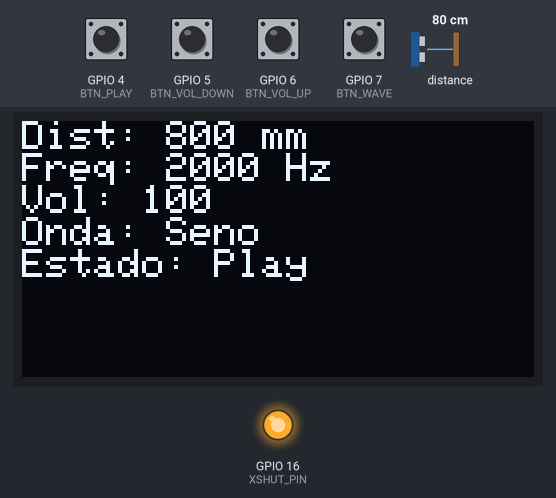
Recording of a program running on a simulated ESP32-S3. Shown: 128×64 one-colour display, output pins drawn as LEDs (lit = HIGH). Inputs (shaded band) come from the test bench; at power-on: GPIO 4 (BTN_PLAY), GPIO 5 (BTN_VOL_DOWN), GPIO 6 (BTN_VOL_UP), GPIO 7 (BTN_WAVE) HIGH, distance to the obstacle 80 cm. I2S audio is not simulated (input reads silence); nothing arrives over Bluetooth unless stated; a phone connects over Bluetooth LE 3 s after start; what the program prints to the serial monitor is not drawn.

Above: at 1.3 s.
1.4 s: GPIO 4 (BTN_PLAY) pulled LOW for 0.15 s
At 2.4 s:
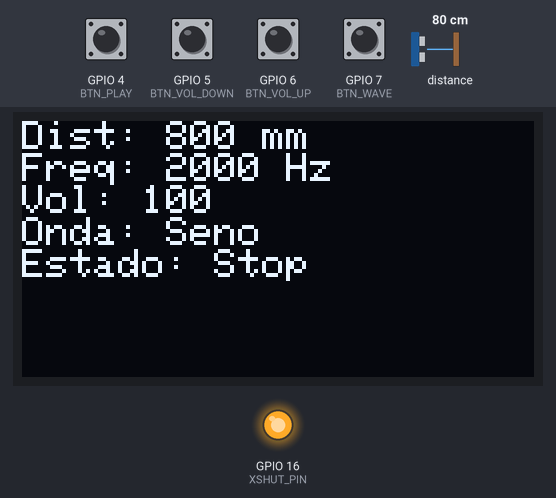
3.0 s: GPIO 7 (BTN_WAVE) pulled LOW for 0.15 s
At 3.5 s:
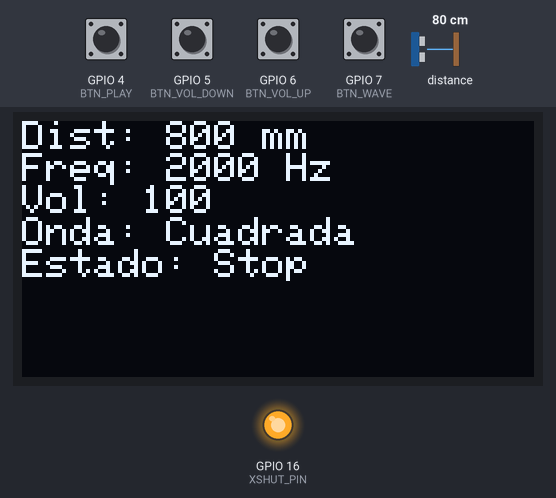
4.6 s: GPIO 4 (BTN_PLAY) pulled LOW for 1 s
At 5.9 s:
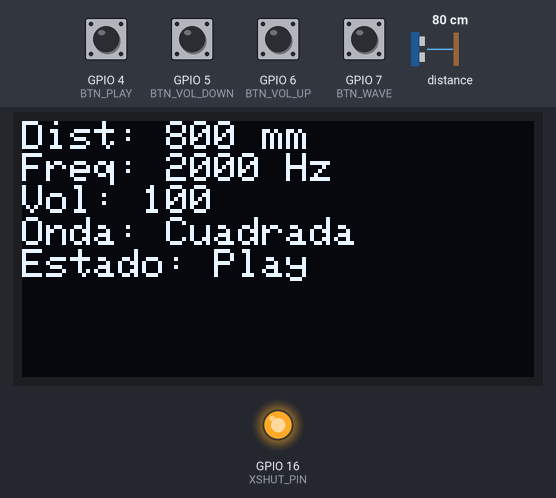
7.1 s: GPIO 7 (BTN_WAVE) pulled LOW for 1 s
At 7.8 s:
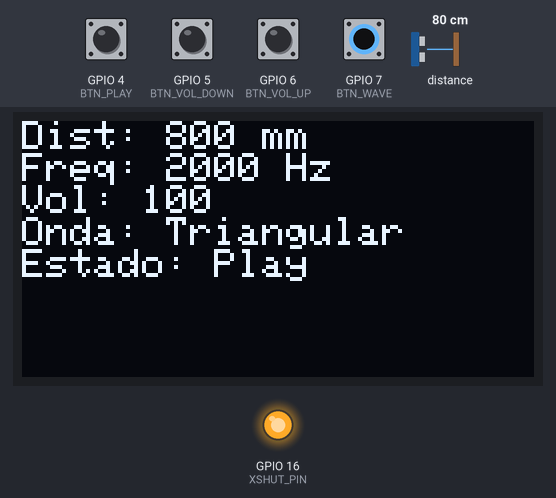
9.6 s: GPIO 4 (BTN_PLAY) pulled LOW for 0.15 s
At 10.9 s:
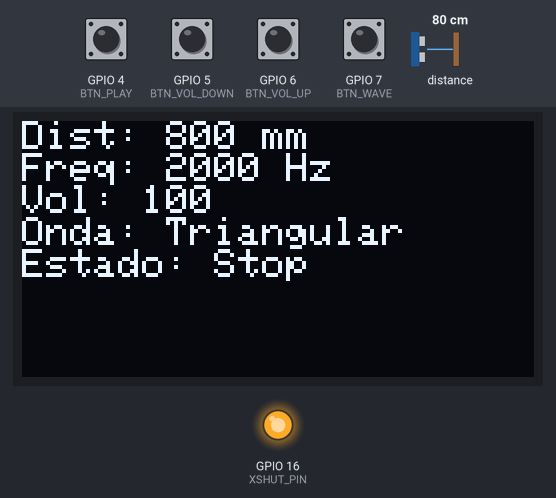
11.2 s: GPIO 5 (BTN_VOL_DOWN) pulled LOW for 0.15 s
At 11.7 s:
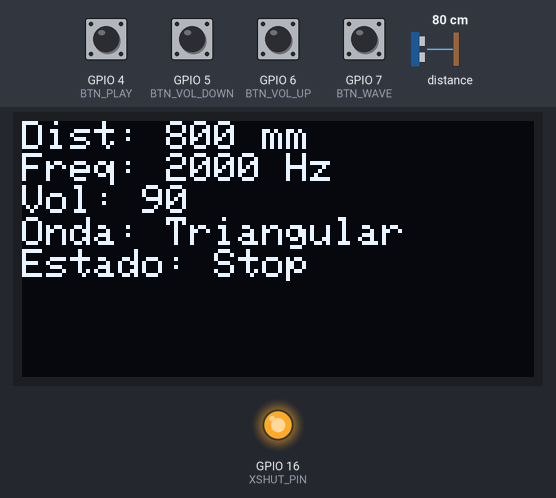
Timing chart, 0 to 13.8 s (numbered marks = the images above; inputs shaded):
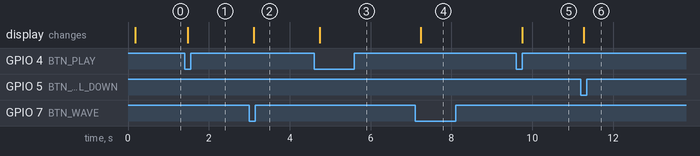

Measured:
- after the input at 1.4 s, the display: changes after 0.08 s (image 1)
- after the input at 3.0 s, the display: changes after 0.11 s (image 2)
- after the input at 4.6 s, the display: changes after 0.14 s (image 3)
- after the input at 7.1 s, the display: changes after 0.14 s (image 4)
- after the input at 9.6 s, the display: changes after 0.15 s (image 5)
- after the input at 11.2 s, the display: changes after 0.07 s (image 6)

The program:

main.cpp
```cpp
#define MODO_SIMULACION false  // ← cambia a false cuando tengas el hardware real

#include <Arduino.h>
#include <Wire.h>
#include <Adafruit_SSD1306.h>
#include <Adafruit_VL53L0X.h>
#include <driver/i2s.h>
#include <math.h>
#include "botones.h"
#include "ble.h" //APP

// === OLED ===
#define SCREEN_WIDTH 128
#define SCREEN_HEIGHT 64
#define OLED_RESET -1
Adafruit_SSD1306 display(SCREEN_WIDTH, SCREEN_HEIGHT, &Wire, OLED_RESET);

// === I2C ===
#define SDA_PIN 18
#define SCL_PIN 17
#define XSHUT_PIN 16

// === VL53L0X ===
Adafruit_VL53L0X lox = Adafruit_VL53L0X();

// === I2S AUDIO ===
#define I2S_DOUT 35
#define I2S_BCLK 37
#define I2S_LRC  36
#define SAMPLE_RATE 44100
#define AMPLITUDE_MAX 30000
#define BUFFER_SIZE 512

volatile float frecuenciaActual = 440.0;
TaskHandle_t TaskSensor, TaskAudio;

void iniciarAudio() {
  i2s_config_t config = {
    .mode = (i2s_mode_t)(I2S_MODE_MASTER | I2S_MODE_TX),
    .sample_rate = SAMPLE_RATE,
    .bits_per_sample = I2S_BITS_PER_SAMPLE_16BIT,
    .channel_format = I2S_CHANNEL_FMT_ONLY_LEFT,
    .communication_format = I2S_COMM_FORMAT_STAND_I2S,
    .intr_alloc_flags = 0,
    .dma_buf_count = 8,
    .dma_buf_len = 64,
    .use_apll = false,
    .tx_desc_auto_clear = true
  };

  i2s_pin_config_t pin_config = {
    .bck_io_num = I2S_BCLK,
    .ws_io_num = I2S_LRC,
    .data_out_num = I2S_DOUT,
    .data_in_num = I2S_PIN_NO_CHANGE
  };

  i2s_driver_install(I2S_NUM_0, &config, 0, NULL);
  i2s_set_pin(I2S_NUM_0, &pin_config);
  i2s_set_sample_rates(I2S_NUM_0, SAMPLE_RATE);
}

void taudio(void *parameter) {
  static int16_t buffer[BUFFER_SIZE];
  static float fase = 0.0f;

  while (true) {
    if (!isPlaying) {
      vTaskDelay(pdMS_TO_TICKS(10));
      continue;
    }

    float frecuencia = frecuenciaActual;
    float incremento = 2.0f * PI * frecuencia / SAMPLE_RATE;

    for (int i = 0; i < BUFFER_SIZE; i++) {
      float val = 0;
      float factor = 1.0f;  // factor de ajuste por forma de onda

      switch (waveform) {
        case 0:  // seno
          val = sinf(fase);
          factor = 1.0f;
          break;

        case 1:  // cuadrada
          val = fase < PI ? 1.0f : -1.0f;
          factor = 0.15f;  // bajamos mucho la cuadrada
          break;

        case 2:  // triangular
          val = 2.0f * fabs(2.0f * (fase / (2.0f * PI)) - 1.0f) - 1.0f;
          factor = 0.7f;
          break;
      }

      buffer[i] = (int16_t)(AMPLITUDE_MAX * (volume / 100.0f) * val * factor);
      fase += incremento;
      if (fase > 2.0f * PI) fase -= 2.0f * PI;
    }

    size_t bytes_written;
    i2s_write(I2S_NUM_0, buffer, sizeof(buffer), &bytes_written, portMAX_DELAY);
    vTaskDelay(pdMS_TO_TICKS(0));  // sonido más fluido
  }
}

void tsensor(void *parameter) {
  int fakeDist = 100;
  while (true) {
    int distancia = 0;
    int frecuencia = 440;

    if (MODO_SIMULACION) {
      fakeDist += 10;
      if (fakeDist > 400) fakeDist = 100;
      distancia = fakeDist;
      frecuencia = map(distancia, 50, 400, 100, 2000);
    } else {
      VL53L0X_RangingMeasurementData_t measure;
      lox.rangingTest(&measure, false);
      if (measure.RangeStatus != 4) {
        distancia = measure.RangeMilliMeter;
        frecuencia = map(distancia, 50, 400, 100, 2000);
      }
    }

    frecuencia = constrain(frecuencia, 100, 2000);
    frecuenciaActual = frecuencia;

    // Mostrar en OLED si está disponible
    display.clearDisplay();
    display.setCursor(0, 0);
    display.setTextSize(1);
    display.setTextColor(SSD1306_WHITE);
    display.print("Dist: "); display.print(distancia); display.println(" mm");
    display.print("Freq: "); display.print(frecuencia); display.println(" Hz");
    display.print("Vol: "); display.println(volume);
    display.print("Onda: ");
    display.println(waveform == 0 ? "Seno" : waveform == 1 ? "Cuadrada" : "Triangular");
    display.print("Estado: "); display.println(isPlaying ? "Play" : "Stop");
    display.display();

    enviarDatosBLE(distancia, frecuencia, volume, waveform, isPlaying);
    vTaskDelay(pdMS_TO_TICKS(50)); //APP
  }
}

void setup() {
  Serial.begin(115200);
  Wire.begin(SDA_PIN, SCL_PIN);
  iniciarBLE(); //APP
  Serial.println("✔ BLE iniciado correctamente");

  if (!display.begin(SSD1306_SWITCHCAPVCC, 0x3C)) {
    Serial.println("❌ Error OLED");
    while (1);
  }

  display.clearDisplay();
  display.setCursor(0, 0);
  display.println("Iniciando...");
  display.display();

  if (!MODO_SIMULACION) {
    pinMode(XSHUT_PIN, OUTPUT);
    digitalWrite(XSHUT_PIN, LOW); delay(10);
    digitalWrite(XSHUT_PIN, HIGH); delay(50);

    if (!lox.begin()) {
      Serial.println("❌ Error VL53L0X");
      display.clearDisplay();
      display.println("Error VL53L0X");
      display.display();
      while (1);
    }
  }

  iniciarAudio();
  initBotones();

  xTaskCreatePinnedToCore(tsensor, "Sensor", 4096, NULL, 1, &TaskSensor, 1);
  xTaskCreatePinnedToCore(taudio,  "Audio",  4096, NULL, 1, &TaskAudio, 0);
}

void loop() {
  leerBotones();
  delay(50);
}
```

ble.h
```cpp
#pragma once

#include <Arduino.h>

void iniciarBLE();
void enviarDatosBLE(int distancia, float frecuencia, int volumen, int waveform, bool isPlaying);
```

botones.h
```cpp
#ifndef BOTONES_H
#define BOTONES_H

#include <Arduino.h>

// Pines de botones
#define BTN_PLAY     4 //(PLAY)
#define BTN_VOL_UP   6 //(BAJAR)
#define BTN_VOL_DOWN 5 //(SUBIR)
#define BTN_WAVE     7 //(TIPO ONDA)

// Variables de estado (externas)
extern bool isPlaying;
extern int volume;       // 0–100
extern int waveform;     // 0=seno, 1=cuadrada, 2=triangular

// Inicializa los pines de los botones
void initBotones();

// Debe llamarse en loop para gestionar las pulsaciones
void leerBotones();

#endif
```

display.h
```cpp
#pragma once

void iniciarDisplay();

void mostrarEnPantalla (int distancia);
```

sensor.h
```cpp
#pragma once
#include <Adafruit_VL53L0X.h>
#include <Wire.h>

class SensorToF {
public:
    SensorToF(uint8_t sda, uint8_t scl, uint8_t xshut = 255);  // constructor
    bool begin();
    int leerDistancia();  // devuelve distancia en mm

private:
    uint8_t _sda, _scl, _xshut;
    Adafruit_VL53L0X lox;
};
```

ble.cpp
```cpp
#include "ble.h"
#include <BLEDevice.h>
#include <BLEUtils.h>
#include <BLEServer.h>
#include <BLE2902.h>

// UUIDs personalizados
#define SERVICE_UUID        "12345678-1234-1234-1234-1234567890ab"
#define CHARACTERISTIC_UUID "abcdefab-1234-5678-90ab-cdefabcdefab"

BLEServer* pServer;
BLECharacteristic* pCharacteristic;

void iniciarBLE() {
    BLEDevice::init("ESP32S3_Synth");
    pServer = BLEDevice::createServer();

    BLEService* pService = pServer->createService(SERVICE_UUID);
    pCharacteristic = pService->createCharacteristic(
        CHARACTERISTIC_UUID,
        BLECharacteristic::PROPERTY_NOTIFY | BLECharacteristic::PROPERTY_READ
    );

    pCharacteristic->addDescriptor(new BLE2902());

    pService->start();
    BLEAdvertising* pAdvertising = BLEDevice::getAdvertising();
    pAdvertising->start();

    Serial.println("🔵 BLE listo. Esperando conexión...");
}

   void enviarDatosBLE(int distancia, float frecuencia, int volumen, int waveform, bool isPlaying) {
    String bleData = "D=" + String(distancia)
                   + ",F=" + String((int)frecuencia)
                   + ",V=" + String(volumen)
                   + ",W=" + String(waveform);

    pCharacteristic->setValue(bleData.c_str());
    pCharacteristic->notify();
}
```

botones.cpp
```cpp
#include "botones.h"

// Estados anteriores para detección de flancos
static bool prevPlay = HIGH;
static bool prevUp   = HIGH;
static bool prevDown = HIGH;
static bool prevWave = HIGH;

// Variables compartidas (declaradas externamente)
bool isPlaying = true;
int volume = 100;
int waveform = 0;

void initBotones() {
  pinMode(BTN_PLAY, INPUT_PULLUP);
  pinMode(BTN_VOL_UP, INPUT_PULLUP);
  pinMode(BTN_VOL_DOWN, INPUT_PULLUP);
  pinMode(BTN_WAVE, INPUT_PULLUP);
}

void leerBotones() {
  bool readPlay = digitalRead(BTN_PLAY);
  bool readUp   = digitalRead(BTN_VOL_UP);
  bool readDown = digitalRead(BTN_VOL_DOWN);
  bool readWave = digitalRead(BTN_WAVE);

  if (readPlay == LOW && prevPlay == HIGH) {
    isPlaying = !isPlaying;
    Serial.println(isPlaying ? "▶ Play" : "⏹ Stop");
  }

  if (readUp == LOW && prevUp == HIGH) {
    volume = min(volume + 10, 100);
    Serial.print("Volumen: "); Serial.println(volume);
  }

  if (readDown == LOW && prevDown == HIGH) {
    volume = max(volume - 10, 0);
    Serial.print("Volumen: "); Serial.println(volume);
  }

  if (readWave == LOW && prevWave == HIGH) {
    waveform = (waveform + 1) % 3;
    Serial.print("Onda actual: ");
    switch (waveform) {
      case 0: Serial.println("Seno"); break;
      case 1: Serial.println("Cuadrada"); break;
      case 2: Serial.println("Triangular"); break;
    }
  }

  prevPlay = readPlay;
  prevUp = readUp;
  prevDown = readDown;
  prevWave = readWave;
}
```

display.cpp
```cpp
#include <Arduino.h>
#include <Wire.h>
#include <LiquidCrystal_I2C.h>
#include "display.h"

// Dirección I2C habitual (ajusta con escáner si no funciona)
LiquidCrystal_I2C lcd(0x27, 16, 2);  // o prueba con 0x3F si no se ve nada

void iniciarDisplay() {
    Serial.println("Iniciant display...");

    Wire.begin(18, 17);  // SDA = GPIO18, SCL (SCK) = GPIO17
    lcd.init();          // Importante usar lcd.init() en lugar de lcd.begin()
    lcd.backlight();     // Enciende la luz de fondo

    lcd.setCursor(0, 0);
    lcd.print("Synth llest");
}

void mostrarEnPantalla(int distancia) {
    lcd.setCursor(0, 1);
    lcd.print("Dist: ");
    lcd.print(distancia);
    lcd.print(" mm   ");  // Espais extra per netejar línia
}
```

sensor.cpp
```cpp
#include "Sensor.h"

SensorToF::SensorToF(uint8_t sda, uint8_t scl, uint8_t xshut)
    : _sda(sda), _scl(scl), _xshut(xshut) {}

bool SensorToF::begin() {
    Wire.begin(_sda, _scl);  // inicia I2C en los pines definidos

    if (_xshut != 255) {
        // Apagar el sensor
        pinMode(_xshut, OUTPUT);
        digitalWrite(_xshut, LOW);
        delay(10);

        // Encender el sensor
        digitalWrite(_xshut, HIGH);
        delay(50);  // Aumenta el delay para que el sensor arranque
    } else {
        delay(50);  // Aún esperamos un poco por seguridad
    }

    if (!lox.begin()) {
        Serial.println("❌ VL53L0X no detectado. ¿Está bien conectado?");
        return false;
    }

    Serial.println("✅ VL53L0X inicializado correctamente.");
    return true;
}


int SensorToF::leerDistancia() {
    VL53L0X_RangingMeasurementData_t measure;
    lox.rangingTest(&measure, false);
    if (measure.RangeStatus != 4) {
        return measure.RangeMilliMeter;
    } else {
        return -1;  // medición no válida
    }
}
```
